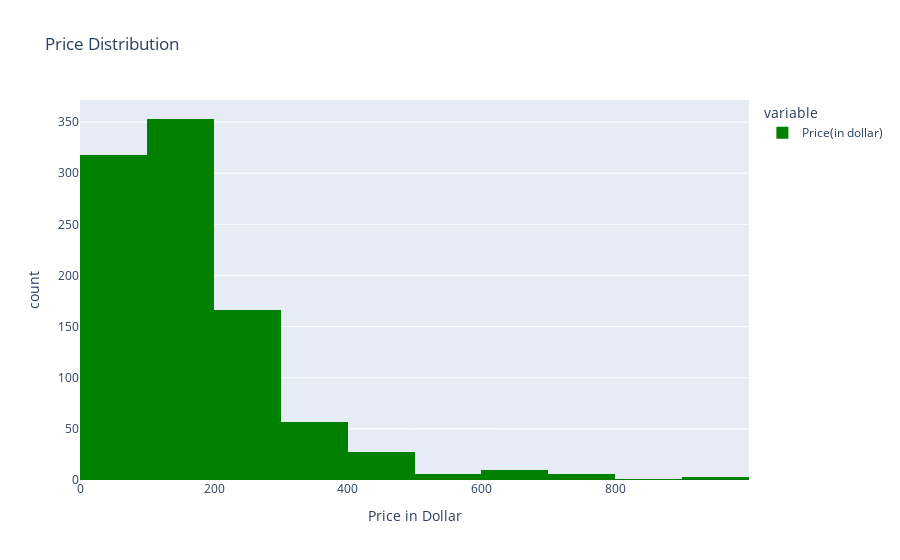

Notebook source saved alongside this figure:
### Code cell
fig = px.histogram(
    df3['Price(in dollar)'], nbins = 10, 
    labels = {'value': 'Price in Dollar'}, #The lebels that will show on the graph the key is the old value and the value is the new value
    title = 'Price Distribution', 
#     marginal = 'violin', 
    color_discrete_sequence = [ 'green' ]
    
 
)


fig

### Figure 1 — Plotly figure (JSON) as saved in the notebook; plotly's stock layout.template omitted (floating-point values rounded to 4 significant figures; data arrays with more than 128 entries replaced by an {"elided": "..."} marker saying what was removed)
{"data": [{"alignmentgroup": "True", "bingroup": "x", "hovertemplate": "variable=Price(in dollar)<br>Price in Dollar=%{x}<br>count=%{y}<extra></extra>", "legendgroup": "Price(in dollar)", "marker": {"color": "green", "pattern": {"shape": ""}}, "name": "Price(in dollar)", "nbinsx": 10, "offsetgroup": "Price(in dollar)", "orientation": "v", "showlegend": true, "type": "histogram", "x": {"elided": "947 int values"}, "xaxis": "x", "yaxis": "y"}], "layout": {"barmode": "relative", "legend": {"title": {"text": "variable"}, "tracegroupgap": 0}, "title": {"text": "Price Distribution"}, "xaxis": {"anchor": "y", "domain": [0, 1], "title": {"text": "Price in Dollar"}}, "yaxis": {"anchor": "x", "domain": [0, 1], "title": {"text": "count"}}}}
